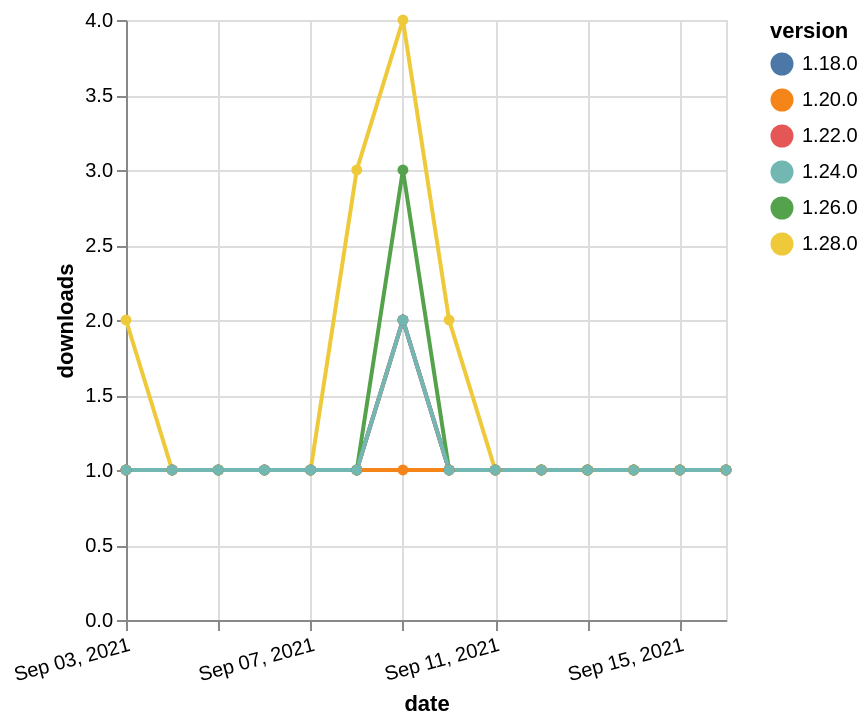

Write a Vega-Lite specification for this figure.
### Vega-Lite specification from a JSON file in a GitHub repository (floating-point values rounded to 4 significant figures)
{"$schema": "https://vega.github.io/schema/vega-lite/v5.json", "description": "A simple bar chart with embedded data.", "data": {"values": [{"date": "2021-09-03", "total": 215, "delta": 1, "version": "1.18.0"}, {"date": "2021-09-04", "total": 216, "delta": 1, "version": "1.18.0"}, {"date": "2021-09-05", "total": 217, "delta": 1, "version": "1.18.0"}, {"date": "2021-09-06", "total": 218, "delta": 1, "version": "1.18.0"}, {"date": "2021-09-07", "total": 219, "delta": 1, "version": "1.18.0"}, {"date": "2021-09-08", "total": 220, "delta": 1, "version": "1.18.0"}, {"date": "2021-09-09", "total": 222, "delta": 2, "version": "1.18.0"}, {"date": "2021-09-10", "total": 223, "delta": 1, "version": "1.18.0"}, {"date": "2021-09-11", "total": 224, "delta": 1, "version": "1.18.0"}, {"date": "2021-09-12", "total": 225, "delta": 1, "version": "1.18.0"}, {"date": "2021-09-13", "total": 226, "delta": 1, "version": "1.18.0"}, {"date": "2021-09-14", "total": 227, "delta": 1, "version": "1.18.0"}, {"date": "2021-09-15", "total": 228, "delta": 1, "version": "1.18.0"}, {"date": "2021-09-16", "total": 229, "delta": 1, "version": "1.18.0"}, {"date": "2021-09-03", "total": 168, "delta": 1, "version": "1.22.0"}, {"date": "2021-09-04", "total": 169, "delta": 1, "version": "1.22.0"}, {"date": "2021-09-05", "total": 170, "delta": 1, "version": "1.22.0"}, {"date": "2021-09-06", "total": 171, "delta": 1, "version": "1.22.0"}, {"date": "2021-09-07", "total": 172, "delta": 1, "version": "1.22.0"}, {"date": "2021-09-08", "total": 173, "delta": 1, "version": "1.22.0"}, {"date": "2021-09-09", "total": 175, "delta": 2, "version": "1.22.0"}, {"date": "2021-09-10", "total": 176, "delta": 1, "version": "1.22.0"}, {"date": "2021-09-11", "total": 177, "delta": 1, "version": "1.22.0"}, {"date": "2021-09-12", "total": 178, "delta": 1, "version": "1.22.0"}, {"date": "2021-09-13", "total": 179, "delta": 1, "version": "1.22.0"}, {"date": "2021-09-14", "total": 180, "delta": 1, "version": "1.22.0"}, {"date": "2021-09-15", "total": 181, "delta": 1, "version": "1.22.0"}, {"date": "2021-09-16", "total": 182, "delta": 1, "version": "1.22.0"}, {"date": "2021-09-03", "total": 135, "delta": 2, "version": "1.28.0"}, {"date": "2021-09-04", "total": 136, "delta": 1, "version": "1.28.0"}, {"date": "2021-09-05", "total": 137, "delta": 1, "version": "1.28.0"}, {"date": "2021-09-06", "total": 138, "delta": 1, "version": "1.28.0"}, {"date": "2021-09-07", "total": 139, "delta": 1, "version": "1.28.0"}, {"date": "2021-09-08", "total": 142, "delta": 3, "version": "1.28.0"}, {"date": "2021-09-09", "total": 146, "delta": 4, "version": "1.28.0"}, {"date": "2021-09-10", "total": 148, "delta": 2, "version": "1.28.0"}, {"date": "2021-09-11", "total": 149, "delta": 1, "version": "1.28.0"}, {"date": "2021-09-12", "total": 150, "delta": 1, "version": "1.28.0"}, {"date": "2021-09-13", "total": 151, "delta": 1, "version": "1.28.0"}, {"date": "2021-09-14", "total": 152, "delta": 1, "version": "1.28.0"}, {"date": "2021-09-15", "total": 153, "delta": 1, "version": "1.28.0"}, {"date": "2021-09-16", "total": 154, "delta": 1, "version": "1.28.0"}, {"date": "2021-09-03", "total": 184, "delta": 1, "version": "1.26.0"}, {"date": "2021-09-04", "total": 185, "delta": 1, "version": "1.26.0"}, {"date": "2021-09-05", "total": 186, "delta": 1, "version": "1.26.0"}, {"date": "2021-09-06", "total": 187, "delta": 1, "version": "1.26.0"}, {"date": "2021-09-07", "total": 188, "delta": 1, "version": "1.26.0"}, {"date": "2021-09-08", "total": 189, "delta": 1, "version": "1.26.0"}, {"date": "2021-09-09", "total": 192, "delta": 3, "version": "1.26.0"}, {"date": "2021-09-10", "total": 193, "delta": 1, "version": "1.26.0"}, {"date": "2021-09-11", "total": 194, "delta": 1, "version": "1.26.0"}, {"date": "2021-09-12", "total": 195, "delta": 1, "version": "1.26.0"}, {"date": "2021-09-13", "total": 196, "delta": 1, "version": "1.26.0"}, {"date": "2021-09-14", "total": 197, "delta": 1, "version": "1.26.0"}, {"date": "2021-09-15", "total": 198, "delta": 1, "version": "1.26.0"}, {"date": "2021-09-16", "total": 199, "delta": 1, "version": "1.26.0"}, {"date": "2021-09-03", "total": 175, "delta": 1, "version": "1.20.0"}, {"date": "2021-09-04", "total": 176, "delta": 1, "version": "1.20.0"}, {"date": "2021-09-05", "total": 177, "delta": 1, "version": "1.20.0"}, {"date": "2021-09-06", "total": 178, "delta": 1, "version": "1.20.0"}, {"date": "2021-09-07", "total": 179, "delta": 1, "version": "1.20.0"}, {"date": "2021-09-08", "total": 180, "delta": 1, "version": "1.20.0"}, {"date": "2021-09-09", "total": 181, "delta": 1, "version": "1.20.0"}, {"date": "2021-09-10", "total": 182, "delta": 1, "version": "1.20.0"}, {"date": "2021-09-11", "total": 183, "delta": 1, "version": "1.20.0"}, {"date": "2021-09-12", "total": 184, "delta": 1, "version": "1.20.0"}, {"date": "2021-09-13", "total": 185, "delta": 1, "version": "1.20.0"}, {"date": "2021-09-14", "total": 186, "delta": 1, "version": "1.20.0"}, {"date": "2021-09-15", "total": 187, "delta": 1, "version": "1.20.0"}, {"date": "2021-09-16", "total": 188, "delta": 1, "version": "1.20.0"}, {"date": "2021-09-03", "total": 146, "delta": 1, "version": "1.24.0"}, {"date": "2021-09-04", "total": 147, "delta": 1, "version": "1.24.0"}, {"date": "2021-09-05", "total": 148, "delta": 1, "version": "1.24.0"}, {"date": "2021-09-06", "total": 149, "delta": 1, "version": "1.24.0"}, {"date": "2021-09-07", "total": 150, "delta": 1, "version": "1.24.0"}, {"date": "2021-09-08", "total": 151, "delta": 1, "version": "1.24.0"}, {"date": "2021-09-09", "total": 153, "delta": 2, "version": "1.24.0"}, {"date": "2021-09-10", "total": 154, "delta": 1, "version": "1.24.0"}, {"date": "2021-09-11", "total": 155, "delta": 1, "version": "1.24.0"}, {"date": "2021-09-12", "total": 156, "delta": 1, "version": "1.24.0"}, {"date": "2021-09-13", "total": 157, "delta": 1, "version": "1.24.0"}, {"date": "2021-09-14", "total": 158, "delta": 1, "version": "1.24.0"}, {"date": "2021-09-15", "total": 159, "delta": 1, "version": "1.24.0"}, {"date": "2021-09-16", "total": 160, "delta": 1, "version": "1.24.0"}]}, "width": "container", "mark": {"type": "line", "point": {"filled": true}}, "encoding": {"x": {"field": "date", "type": "temporal", "timeUnit": "yearmonthdate", "title": "date", "axis": {"labelAngle": -15}}, "y": {"field": "delta", "type": "quantitative", "title": "downloads"}, "color": {"field": "version", "type": "nominal"}, "tooltip": {"field": "delta"}}}
